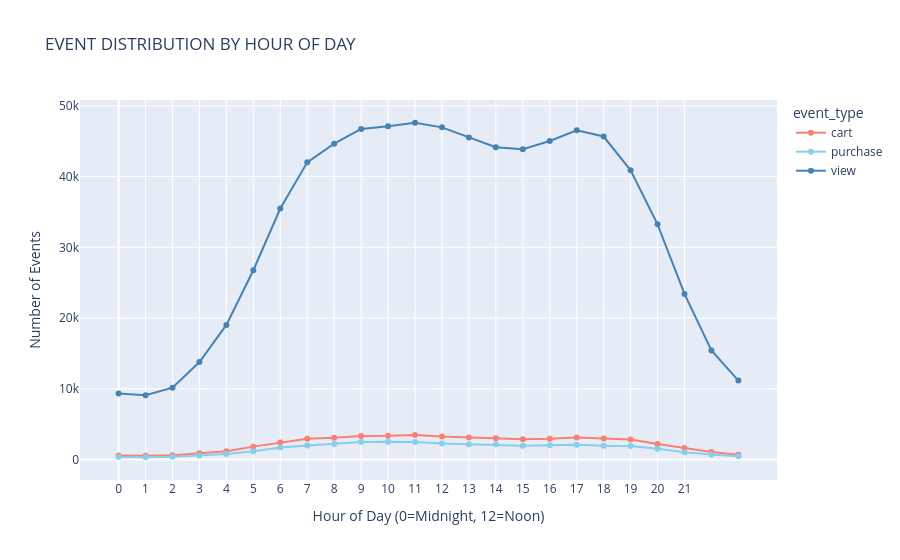

Notebook cell for this chart:
### Code cell
fig = px.line(
    hourly_events,
    x='hour',
    y='count',
    color='event_type',
    title='EVENT DISTRIBUTION BY HOUR OF DAY',
    labels={'count': 'Number of Events',
   'hour': 'Hour of Day (0=Midnight, 12=Noon)'},
    color_discrete_map={
    'view': 'steelblue',
  'cart': 'salmon',
   'purchase': 'skyblue'
    },
    markers=True
)
fig.update_xaxes(tickvals=list(range(0, 22)))
fig.show()

### Figure 1 — Plotly figure (JSON) as saved in the notebook; plotly's stock layout.template omitted (floating-point values rounded to 4 significant figures)
{"data": [{"hovertemplate": "event_type=cart<br>Hour of Day (0=Midnight, 12=Noon)=%{x}<br>Number of Events=%{y}<extra></extra>", "legendgroup": "cart", "line": {"color": "salmon", "dash": "solid"}, "marker": {"symbol": "circle"}, "mode": "lines+markers", "name": "cart", "orientation": "v", "showlegend": true, "type": "scatter", "x": [0, 1, 2, 3, 4, 5, 6, 7, 8, 9, 10, 11, 12, 13, 14, 15, 16, 17, 18, 19, 20, 21, 22, 23], "xaxis": "x", "y": [584, 532, 612, 907, 1169, 1829, 2421, 2954, 3070, 3338, 3365, 3487, 3265, 3128, 3020, 2877, 2959, 3128, 2977, 2820, 2214, 1620, 1059, 694], "yaxis": "y"}, {"hovertemplate": "event_type=purchase<br>Hour of Day (0=Midnight, 12=Noon)=%{x}<br>Number of Events=%{y}<extra></extra>", "legendgroup": "purchase", "line": {"color": "skyblue", "dash": "solid"}, "marker": {"symbol": "circle"}, "mode": "lines+markers", "name": "purchase", "orientation": "v", "showlegend": true, "type": "scatter", "x": [0, 1, 2, 3, 4, 5, 6, 7, 8, 9, 10, 11, 12, 13, 14, 15, 16, 17, 18, 19, 20, 21, 22, 23], "xaxis": "x", "y": [361, 328, 403, 575, 788, 1165, 1691, 2000, 2215, 2474, 2535, 2496, 2282, 2171, 2160, 1957, 2019, 2085, 1950, 1934, 1533, 1041, 701, 482], "yaxis": "y"}, {"hovertemplate": "event_type=view<br>Hour of Day (0=Midnight, 12=Noon)=%{x}<br>Number of Events=%{y}<extra></extra>", "legendgroup": "view", "line": {"color": "steelblue", "dash": "solid"}, "marker": {"symbol": "circle"}, "mode": "lines+markers", "name": "view", "orientation": "v", "showlegend": true, "type": "scatter", "x": [0, 1, 2, 3, 4, 5, 6, 7, 8, 9, 10, 11, 12, 13, 14, 15, 16, 17, 18, 19, 20, 21, 22, 23], "xaxis": "x", "y": [9346, 9096, 10159, 13780, 19029, 26763, 35486, 42008, 44646, 46729, 47126, 47606, 46953, 45505, 44149, 43863, 45019, 46531, 45661, 40885, 33245, 23407, 15431, 11166], "yaxis": "y"}], "layout": {"legend": {"title": {"text": "event_type"}, "tracegroupgap": 0}, "title": {"text": "EVENT DISTRIBUTION BY HOUR OF DAY"}, "xaxis": {"anchor": "y", "domain": [0, 1], "tickvals": [0, 1, 2, 3, 4, 5, 6, 7, 8, 9, 10, 11, 12, 13, 14, 15, 16, 17, 18, 19, 20, 21], "title": {"text": "Hour of Day (0=Midnight, 12=Noon)"}}, "yaxis": {"anchor": "x", "domain": [0, 1], "title": {"text": "Number of Events"}}}}
